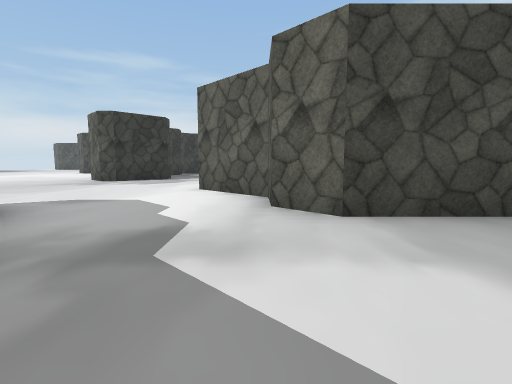
[1] (above)

23 first-person views from a walk through a Unity game level. The camera is 1.2 m above the floor, tilts 6° down and sees 85° across. The floor is counted in squares, 2 m on a side. Each view is taken from the middle of a square. On the plan, view 1 faces up. The plan holds only what a view shows up to about 9 squares ahead; the rest is blank. The place goes on beyond the plan. The player character is not drawn. Some surface patterns are stand-ins.

[2]
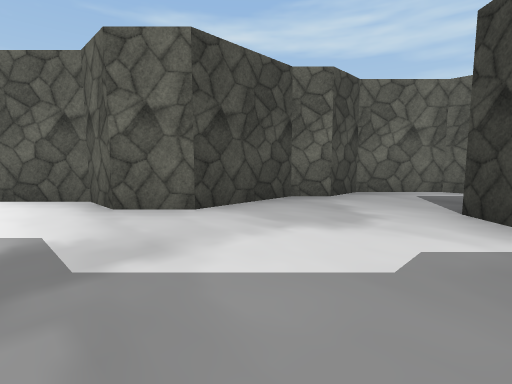

[3]
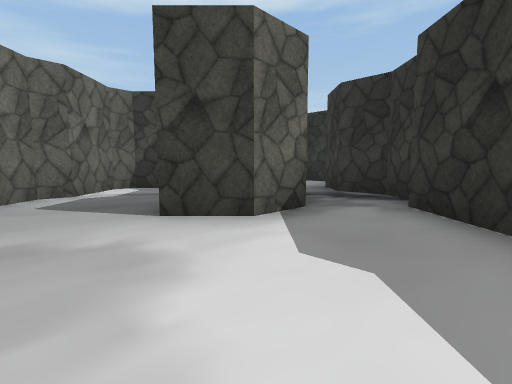

[4]
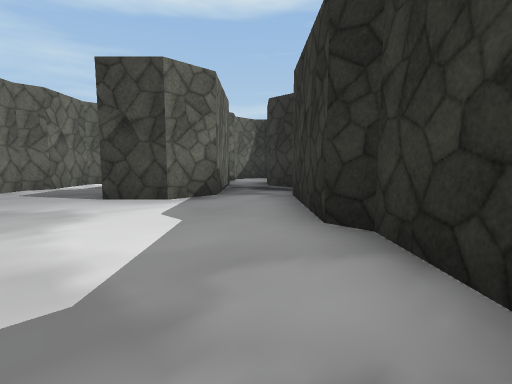

[5]
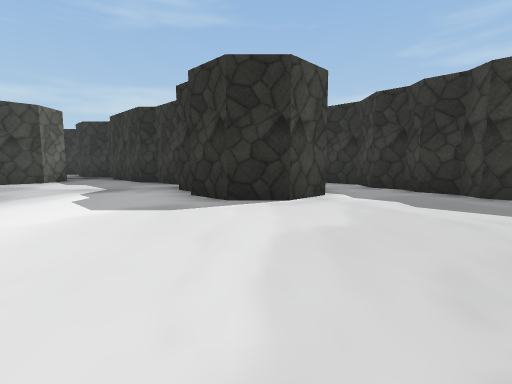

[6]
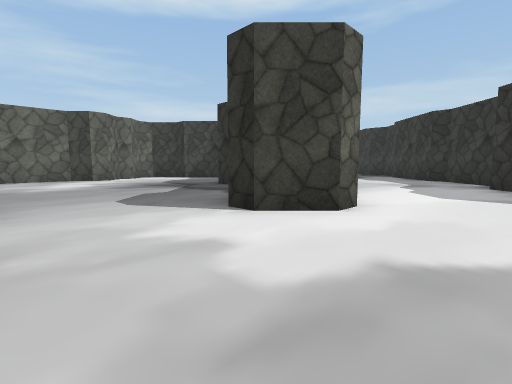

[7]
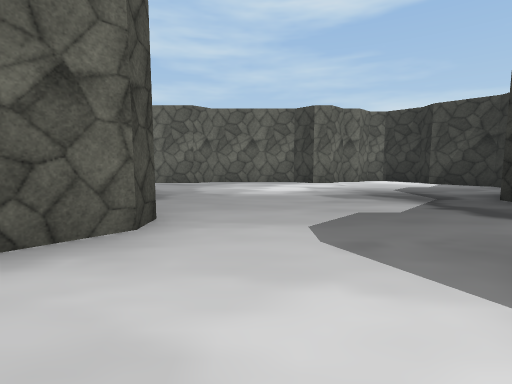

[8]
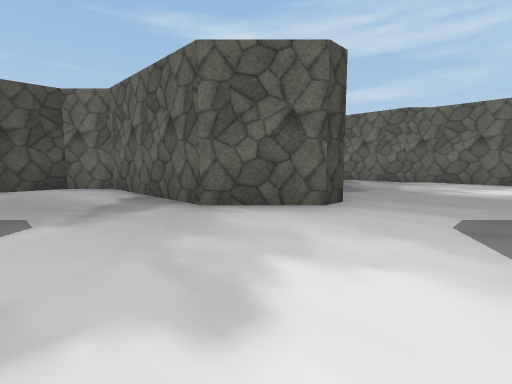

[9]
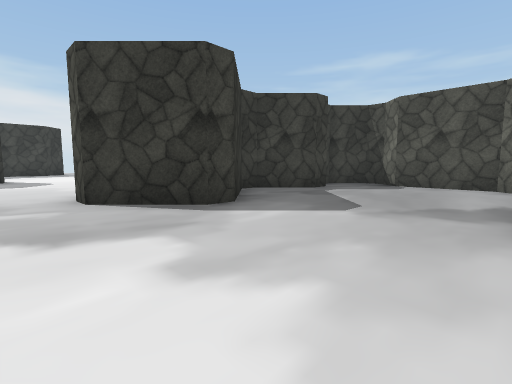

[10]
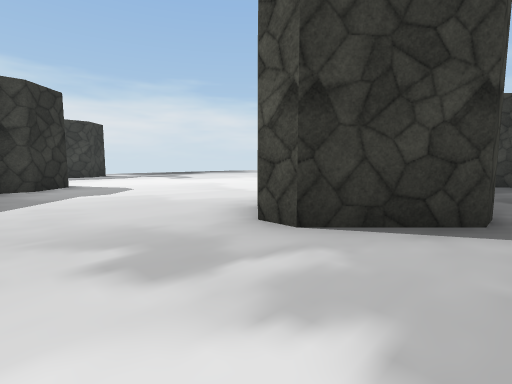

[11]
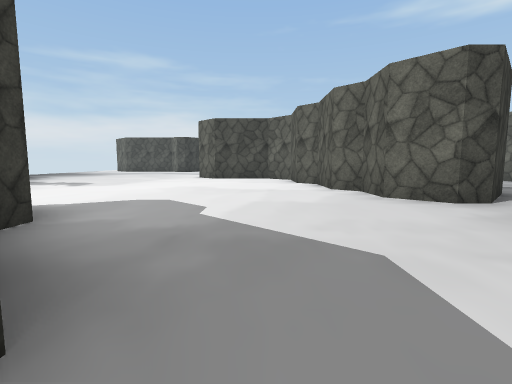

[12]
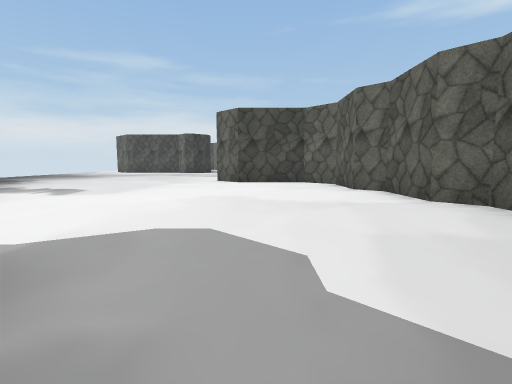

[13]
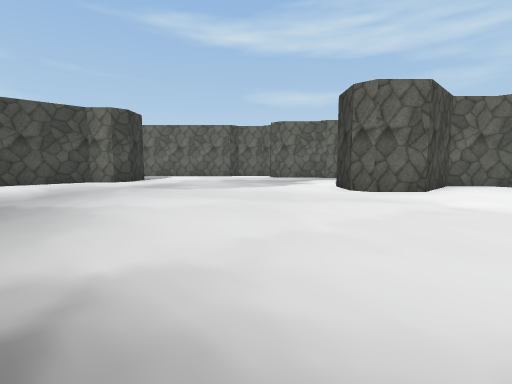

[14]
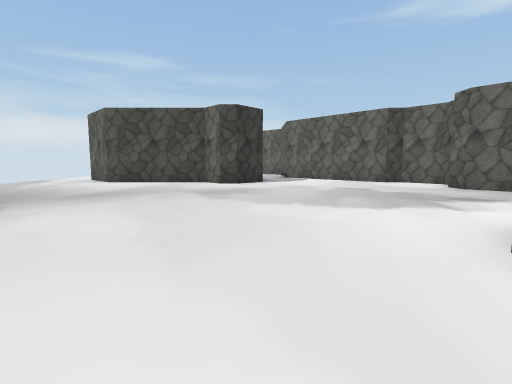

[15]
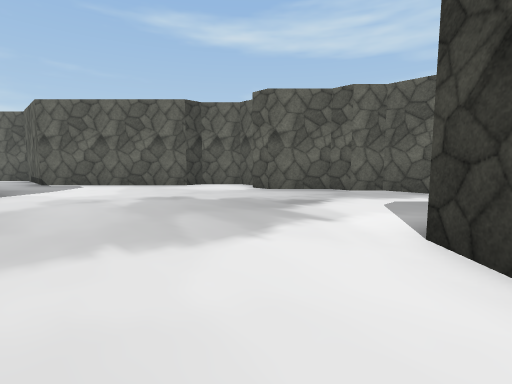

[16]
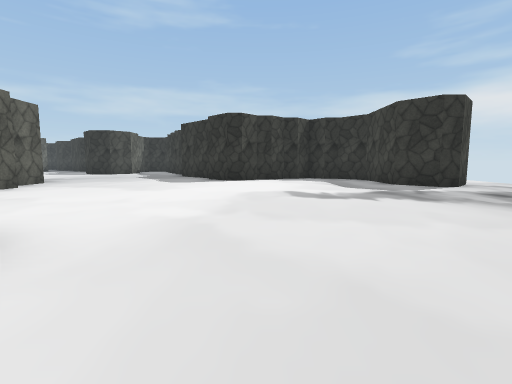

[17]
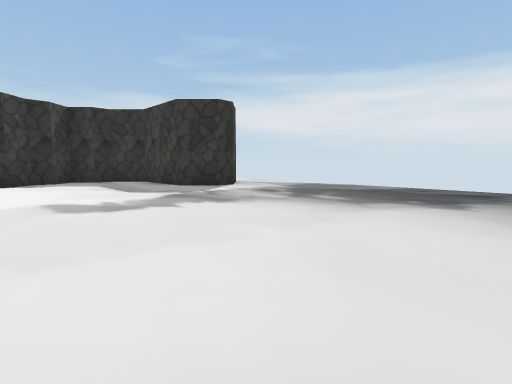

[18]
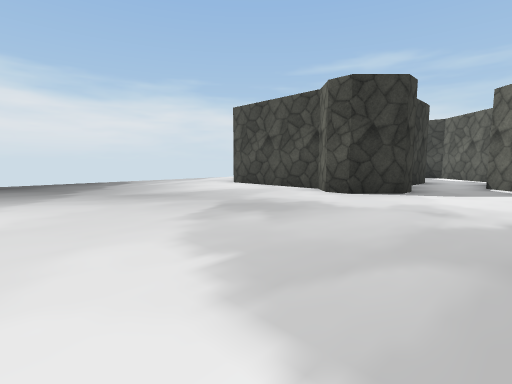

[19]
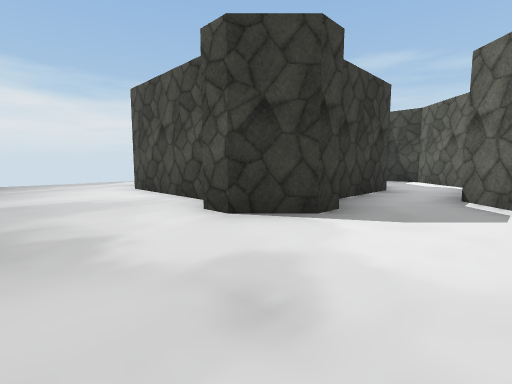

[20]
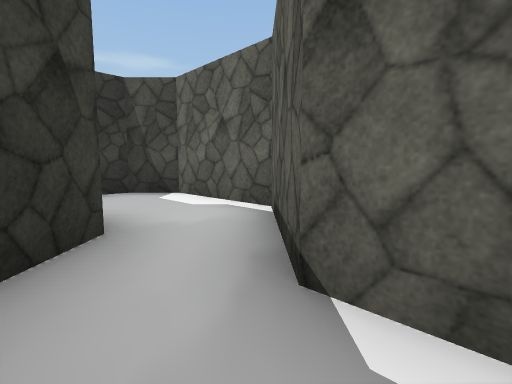

[21]
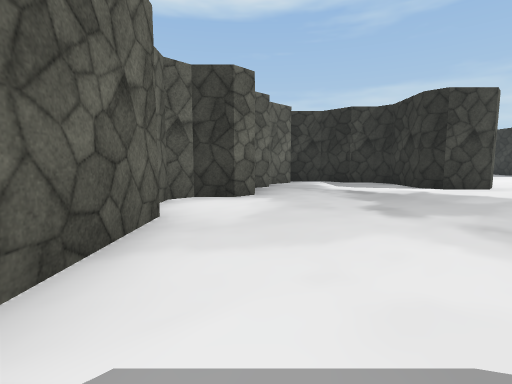

[22]
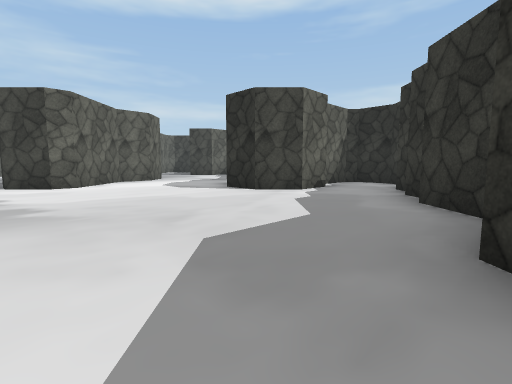

[23]
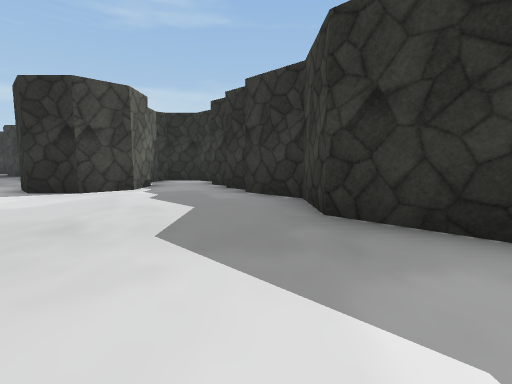

### Floor plan
Key: @ floor where view 1 was taken; # wall or solid block; . floor.
Columns run from 19 left of view 1 to 8 right of it. Each row starts with its distance up from view 1.
 31      ###
 30      #.##
 29       ..##
 28        ..#
 27       #..#
 26       #..##
 25       #...##
 24 ..######...##
 23 ............#
 22 ............#
 21 ............##
 20 .............##
 19 ..............#
 18 ..............#
 17 .........##.###
 16 .........####  #####
 15 ............## ....##
 14 .............###....#
 13 .............##.....#
 12 .............##.....#   ...#
 11  .#..........###....##.....#
 10  .##..........##...........#
  9    #.......................#
  8    #...##..................#
  7    #######........##.......#
  6          ##.......## ......#
  5           #........## #.....
  4           #.........# # ..##
  3           ##..###...#######
  2            #..###.......##
  1            ##..# ........##
  0             #..###.@..#...#
 -1             #### ###..#  .#
 -2                    ##.##
 -3                     #..#
 -4                     ####

Where each view was taken, in squares from view 1:
view 1: 0 up, 0 right, facing up
view 2: 0 up, 1 left, facing up-right
view 3: 2 up, 0 right, facing down-right
view 4: 2 up, 2 left, facing down-right
view 5: 8 up, 4 left, facing down
view 6: 10 up, 3 left, facing down-right
view 7: 9 up, 1 left, facing right
view 8: 8 up, 2 left, facing up-right
view 9: 8 up, 0 right, facing up-left
view 10: 7 up, 3 left, facing up-left
view 11: 5 up, 8 left, facing up
view 12: 7 up, 9 left, facing up
view 13: 14 up, 16 left, facing up-right
view 14: 15 up, 12 left, facing up
view 15: 17 up, 12 left, facing up-right
view 16: 18 up, 12 left, facing down
view 17: 17 up, 12 left, facing down-left
view 18: 18 up, 10 left, facing up-left
view 19: 21 up, 10 left, facing up-left
view 20: 25 up, 11 left, facing up
view 21: 25 up, 11 left, facing down-right
view 22: 8 up, 9 left, facing down-right
view 23: 9 up, 8 left, facing down
